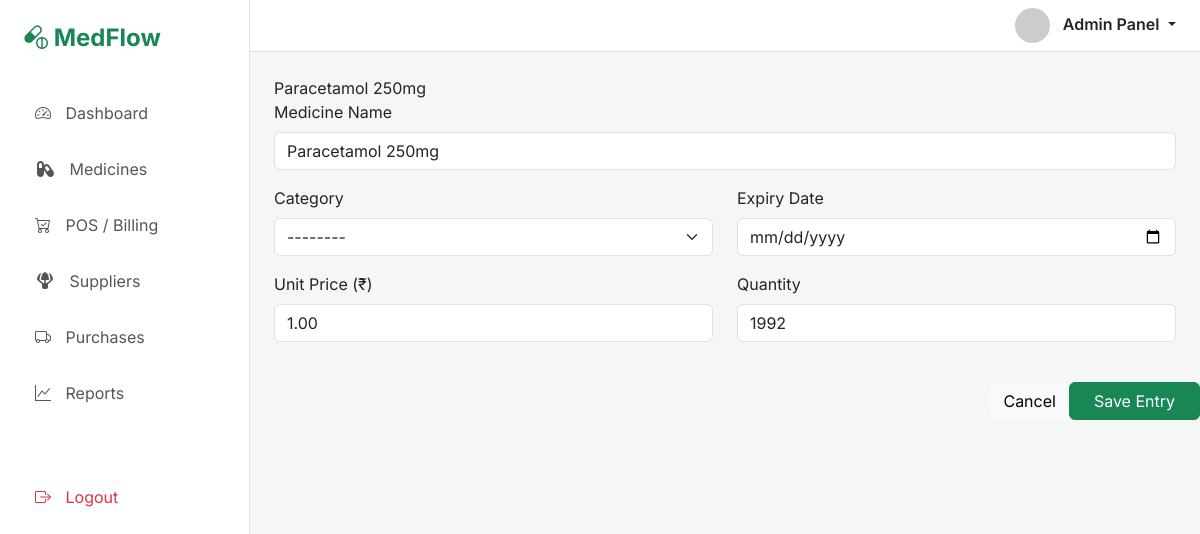
The app's page /updation_page/1 (signed in) with its own data.
### medflowapp/models.py (models this page shows, shortened)
class Medicine(models.Model):
    medicine_name = models.CharField(max_length=50)
    expiry_date = models.DateField()
    category={
        '------':'-----',
        'TAB':'TAB',
        'SYR': 'SYRUP',
        'CAP':'CAP',
        'INJ': 'INJ'
    }
    med_category = models.CharField(choices=category, default="----")
    price=models.DecimalField(max_digits=11, decimal_places=2, default=0.00)
    quantity = models.PositiveIntegerField(default=0)
    def __str__(self):
        return self.medicine_name

### medflowapp/views.py (the view)
# urls.py: path('updation_page/<int:medicineid>', views.update_medicine_page, name='updation-page'),
@login_required
@cache_control(no_cache=True, must_revalidate=True, no_store=True)
def update_medicine_page(request, medicineid):
    medicine_ID = Medicine.objects.get(id=medicineid)
    print(f"Medicine ID : {medicine_ID}")
    return render(request, 'medflowapp/update_medicine.html', {"medicine_ID":medicine_ID})

### medflowapp/templates/medflowapp/update_medicine.html (shortened to what this page needs)
{% extends 'layout/base.html' %}
{% block content %}
{{medicine_ID}}
                    <div class="mb-3">
                        <label class="form-label">Medicine Name</label>
                        <input type="text" id="medicine_name" class="form-control" value="{{medicine_ID.medicine_name}}" required>
                    </div>
                    <div class="row">
                        <div class="col-md-6 mb-3">
                            <label class="form-label">Category</label>
                            <select class="form-select" id="category" value="{{medicine_ID.med_category}}">
                                <option value="">--------</option>
                            </select>
                        </div>
                        <div class="col-md-6 mb-3">
                            <label class="form-label">Expiry Date</label>
                            <input type="date" id="expiry_date" value="{{medicine_ID.expiry_date}}" class="form-control">
                        </div>
                    </div>
                    <div class="row">
                        <div class="col-md-6 mb-3">
                            <label class="form-label">Unit Price (₹)</label>
                            <input type="number" id="price" value="{{medicine_ID.price}}" class="form-control" step="0.01">
                        </div>
                        <div class="col-md-6 mb-3">
                            <label class="form-label">Quantity</label>
                            <input type="number" id="quantity" value="{{medicine_ID.quantity}}" class="form-control">
                        </div>
                    </div>
            </div>
            <div class="modal-footer">
                <button type="button" class="btn btn-light" data-bs-dismiss="modal">
                    Cancel
                </button>
                <button type="button" class="btn btn-success px-4" onclick="update_medicine()">
                    Save Entry
                </button>
            </div>
        </div>
    </div>
{% endblock %}

### medflowapp/templates/layout/base.html (style rules this page uses)
:root { --med-green: #2ecc71; --med-blue: #3498db; --sidebar-bg: #f8f9fa; --card-shadow: 0 0.125rem 0.25rem rgba(0, 0, 0, 0.075); }
body { font-family: 'Inter', sans-serif; background-color: #f4f7f6; }

### records on screen
Medicine: medicine_name "Paracetamol 250mg", price "1.00", quantity "1992"
